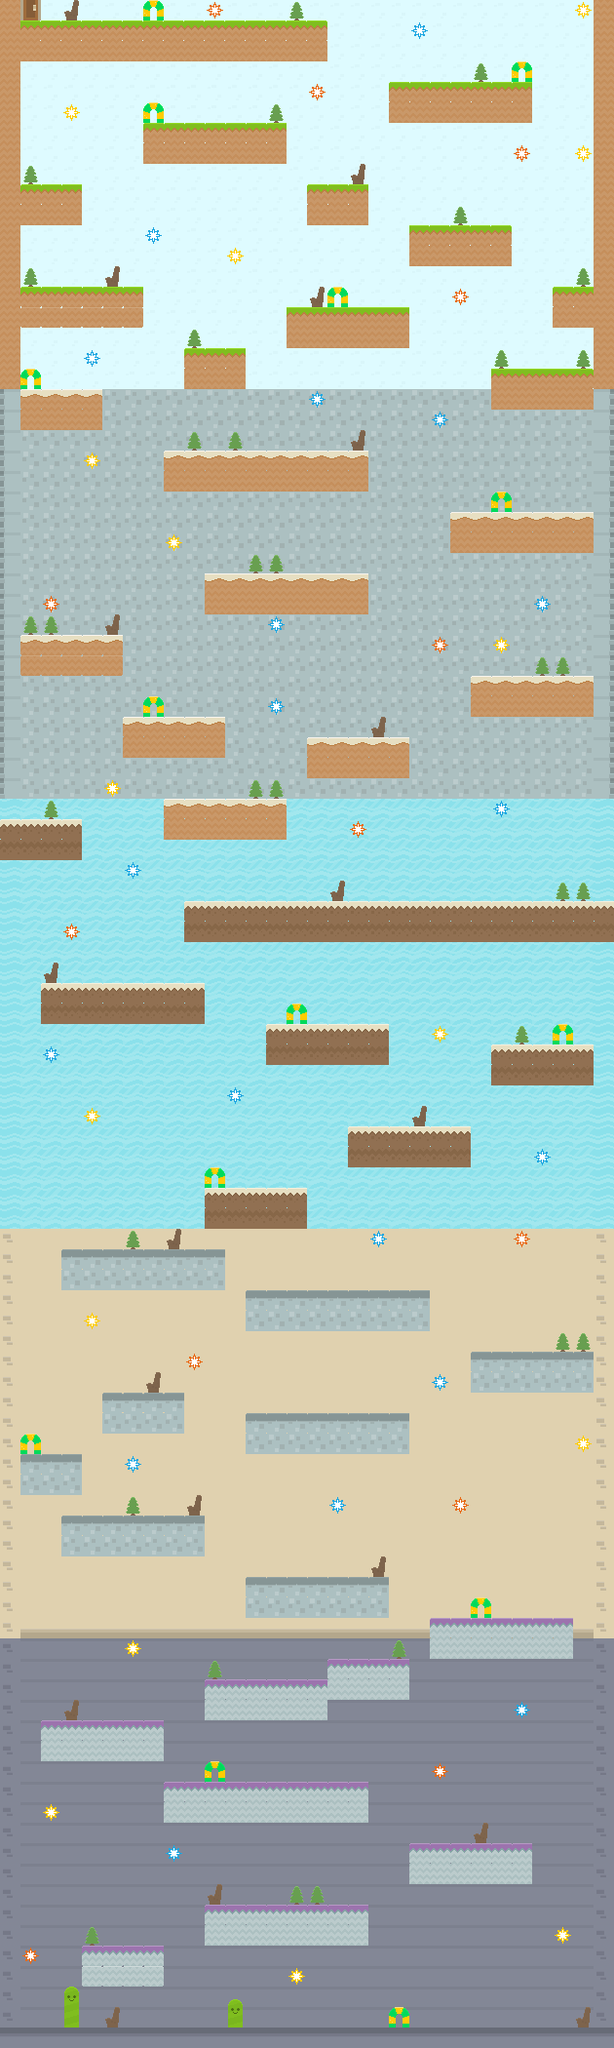

Rendered tile map (Tiled .tmx) drawn with the repository's tilesets; below, a short description and the map source with its tile grids summarised:
An orthogonal 30x100 tile map with 21x21 px tiles, 3 tile layers (background, background2, collision), 2 tilesets and 50 objects.

<map version="1.0" orientation="orthogonal" renderorder="right-down" width="30" height="100" tilewidth="21" tileheight="21" nextobjectid="90">
 <tileset firstgid="1" name="spritesheet" tilewidth="21" tileheight="21" spacing="2" tilecount="900" columns="30">
  <image source="../images/spritesheet.png" width="692" height="692" />
  <tile id="19">
   <properties>
    <property name="Class" value="Player" />
   </properties>
  </tile>
  <tile id="170">
   <properties>
    <property name="Class" value="GroundEnemy" />
    <property name="sheet" value="blue-alien" />
   </properties>
  </tile>
  <tile id="171">
   <properties>
    <property name="Class" value="GroundEnemy" />
    <property name="sheet" value="blue-alie" />
   </properties>
  </tile>
  <tile id="235">
   <properties>
    <property name="Class" value="VerticalEnemy" />
    <property name="sheet" value="gray-alien" />
   </properties>
  </tile>
 </tileset>
 <tileset firstgid="901" name="spritesheet" tilewidth="21" tileheight="21" spacing="2" tilecount="900" columns="30">
  <image source="../images/spritesheet.png" width="692" height="692" />
 </tileset>
 <layer name="background" width="30" height="100">
  <properties>
   <property name="boundingBox" type="bool" value="true" />
   <property name="type" type="int" value="0" />
  </properties>
  <data>[3000 cells, 3000 non-empty, 14 distinct tile ids]</data>
 </layer>
 <layer name="background2" width="30" height="100">
  <properties>
   <property name="type" type="int" value="0" />
  </properties>
  <data>[3000 cells, 120 non-empty, 11 distinct tile ids]</data>
 </layer>
 <layer name="collision" width="30" height="100">
  <properties>
   <property name="collision" type="bool" value="true" />
  </properties>
  <data>[3000 cells, 776 non-empty, 22 distinct tile ids]</data>
 </layer>
 <objectgroup name="Object Layer 1">
  <object id="4" gid="20" x="77" y="1992" width="49" height="48">
   <properties>
    <property name="Class" value="Player" />
   </properties>
  </object>
  <object id="21" gid="171" x="252" y="1952" width="21" height="21" />
  <object id="22" gid="171" x="250" y="1824" width="21" height="21" />
  <object id="24" gid="171" x="40" y="1759" width="21" height="21" />
  <object id="26" gid="171" x="272" y="1619" width="21" height="21" />
  <object id="27" gid="171" x="21" y="1490" width="21" height="21" />
  <object id="28" gid="171" x="105" y="1282" width="21" height="21" />
  <object id="29" gid="171" x="367" y="1149" width="21" height="21" />
  <object id="30" gid="171" x="85" y="1009" width="21" height="21" />
  <object id="31" gid="171" x="184" y="818" width="21" height="21" />
  <object id="32" gid="171" x="509" y="686" width="21" height="21" />
  <object id="33" gid="171" x="234" y="587" width="21" height="21" />
  <object id="34" gid="171" x="254" y="454" width="21" height="21" />
  <object id="35" gid="171" x="297" y="315" width="21" height="21" />
  <object id="36" gid="171" x="208" y="120" width="21" height="21" />
  <object id="37" gid="171" x="232" y="19" width="21" height="21" />
  <object id="40" gid="236" x="585" y="1763" width="21" height="21" />
  <object id="41" gid="236" x="14" y="1763" width="21" height="21" />
  <object id="43" gid="236" x="228" y="1531" width="21" height="21" />
  <object id="44" gid="236" x="459" y="1370" width="21" height="21" />
  <object id="45" gid="236" x="401" y="1549" width="21" height="21" />
  <object id="46" gid="236" x="22" y="1251" width="21" height="21" />
  <object id="49" gid="236" x="85" y="909" width="21" height="21" />
  <object id="52" gid="236" x="331" y="860" width="21" height="21" />
  <object id="53" gid="236" x="566" y="759" width="21" height="21" />
  <object id="54" gid="236" x="259" y="720" width="21" height="21" />
  <object id="55" gid="236" x="165" y="577" width="21" height="21" />
  <object id="57" gid="236" x="126" y="382" width="21" height="21" />
  <object id="58" gid="236" x="345" y="394" width="21" height="21" />
  <object id="59" gid="236" x="587" y="245" width="21" height="21" />
  <object id="60" gid="236" x="568" y="77" width="21" height="21" />
  <object id="62" gid="236" x="338" y="125" width="21" height="21" />
  <object id="63" gid="236" x="85" y="119" width="21" height="21" />
  <object id="64" gid="236" x="129" y="251" width="21" height="21" />
  <object id="65" gid="236" x="206" y="275" width="21" height="21" />
  <object id="66" gid="171" x="40" y="298" width="21" height="21" />
  <object id="67" gid="171" x="436" y="232" width="21" height="21" />
  <object id="68" gid="171" x="44" y="189" width="21" height="21" />
  <object id="69" gid="171" x="415" y="83" width="21" height="21" />
  <object id="76" gid="236" x="400" y="2016" width="21" height="21" />
  <object id="78" gid="236" x="167" y="1168" width="21" height="21" />
  <object id="80" gid="236" x="447" y="692" width="21" height="21" />
  <object id="81" gid="236" x="457" y="377" width="21" height="21" />
  <object id="83" gid="236" x="207" y="1412" width="21" height="21" />
  <object id="84" gid="236" x="333" y="1219" width="21" height="21" />
  <object id="85" gid="236" x="484" y="1067" width="21" height="21" />
  <object id="86" gid="236" x="233" y="1053" width="21" height="21" />
  <object id="87" gid="236" x="292" y="711" width="21" height="21" />
  <object id="88" gid="236" x="404" y="526" width="21" height="21" />
  <object id="89" gid="236" x="124" y="477" width="21" height="21" />
 </objectgroup>
</map>
